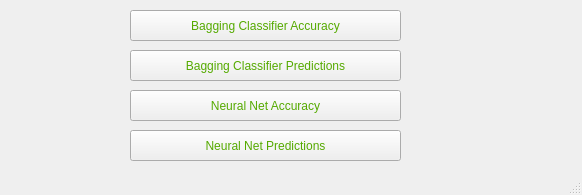
<?xml version="1.0" encoding="UTF-8"?>
<ui version="4.0">
 <class>MainWindow</class>
 <widget class="QMainWindow" name="MainWindow">
  <property name="geometry">
   <rect>
    <x>0</x>
    <y>0</y>
    <width>582</width>
    <height>195</height>
   </rect>
  </property>
  <property name="windowTitle">
   <string>Early Detection of Infant Cardiac Arrest</string>
  </property>
  <property name="styleSheet">
   <string notr="true">color: rgb(85, 170, 0);
font: 75 10pt &quot;MS Shell Dlg 2&quot;;</string>
  </property>
  <widget class="QWidget" name="centralwidget">
   <widget class="QPushButton" name="pushButton">
    <property name="geometry">
     <rect>
      <x>130</x>
      <y>10</y>
      <width>271</width>
      <height>31</height>
     </rect>
    </property>
    <property name="text">
     <string>Bagging Classifier Accuracy</string>
    </property>
   </widget>
   <widget class="QPushButton" name="pushButton_2">
    <property name="geometry">
     <rect>
      <x>130</x>
      <y>90</y>
      <width>271</width>
      <height>31</height>
     </rect>
    </property>
    <property name="text">
     <string>Neural Net Accuracy</string>
    </property>
   </widget>
   <widget class="QPushButton" name="pushButton_3">
    <property name="geometry">
     <rect>
      <x>130</x>
      <y>130</y>
      <width>271</width>
      <height>31</height>
     </rect>
    </property>
    <property name="text">
     <string>Neural Net Predictions</string>
    </property>
   </widget>
   <widget class="QPushButton" name="pushButton_4">
    <property name="geometry">
     <rect>
      <x>130</x>
      <y>50</y>
      <width>271</width>
      <height>31</height>
     </rect>
    </property>
    <property name="text">
     <string>Bagging Classifier Predictions</string>
    </property>
   </widget>
  </widget>
  <widget class="QStatusBar" name="statusbar"/>
 </widget>
 <resources/>
 <connections/>
</ui>
